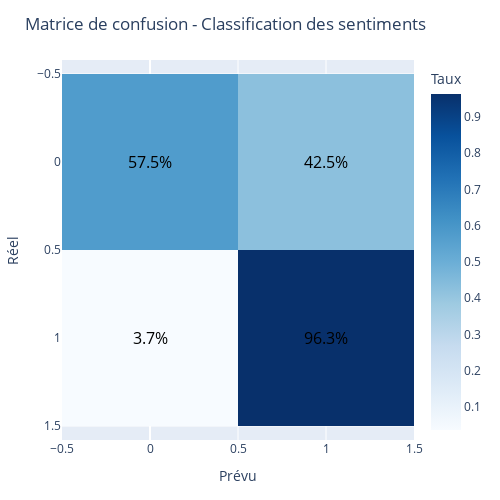

Notebook source saved alongside this figure:
### Markdown cell above
Matrice avec des poucentages

### Code cell
# Create confusion matrix
labels = [0,1]
cm = confusion_matrix(y_test, y_pred, labels=labels)

# Visualization
# Normalize by line to get percents
cm_perc = cm / cm.sum(axis=1, keepdims=True)

# Create annotations in percents
annotations = np.array([[f"{v:.1%}" for v in row] for row in cm_perc])

# Création de la heatmap avec annotations
fig = go.Figure(data=go.Heatmap(
    z=cm_perc,
    x=labels,
    y=labels,
    colorscale='Blues',
    colorbar=dict(title="Taux")
))

# Ajouter les annotations (texte au centre des cases)
for i in range(len(labels)):
    for j in range(len(labels)):
        fig.add_annotation(dict(
            x=labels[j],
            y=labels[i],
            text=annotations[i, j],
            showarrow=False,
            font=dict(color="black", size=16)
        ))

fig.update_layout(
    title='Matrice de confusion - Classification des sentiments',
    xaxis_title='Prévu',
    yaxis_title='Réel',
    yaxis_autorange='reversed',  # Pour que la matrice s’affiche dans l’ordre attendu
    width=500,   # fixed width
    height=500,  # fixed length
    margin=dict(l=60, r=60, t=60, b=60)
)

# fixed axis ratio
fig.update_yaxes(scaleanchor="x", scaleratio=1)


fig.show()

### Figure 1 — Plotly figure (JSON) as saved in the notebook; plotly's stock layout.template omitted (floating-point values rounded to 4 significant figures)
{"data": [{"colorbar": {"title": {"text": "Taux"}}, "colorscale": [[0, "rgb(247,251,255)"], [0.125, "rgb(222,235,247)"], [0.25, "rgb(198,219,239)"], [0.375, "rgb(158,202,225)"], [0.5, "rgb(107,174,214)"], [0.625, "rgb(66,146,198)"], [0.75, "rgb(33,113,181)"], [0.875, "rgb(8,81,156)"], [1, "rgb(8,48,107)"]], "type": "heatmap", "x": [0, 1], "y": [0, 1], "z": [[0.5749, 0.4251], [0.03711, 0.9629]]}], "layout": {"annotations": [{"font": {"color": "black", "size": 16}, "showarrow": false, "text": "57.5%", "x": 0, "y": 0}, {"font": {"color": "black", "size": 16}, "showarrow": false, "text": "42.5%", "x": 1, "y": 0}, {"font": {"color": "black", "size": 16}, "showarrow": false, "text": "3.7%", "x": 0, "y": 1}, {"font": {"color": "black", "size": 16}, "showarrow": false, "text": "96.3%", "x": 1, "y": 1}], "height": 500, "margin": {"b": 60, "l": 60, "r": 60, "t": 60}, "title": {"text": "Matrice de confusion - Classification des sentiments"}, "width": 500, "xaxis": {"title": {"text": "Prévu"}}, "yaxis": {"autorange": "reversed", "scaleanchor": "x", "scaleratio": 1, "title": {"text": "Réel"}}}}
